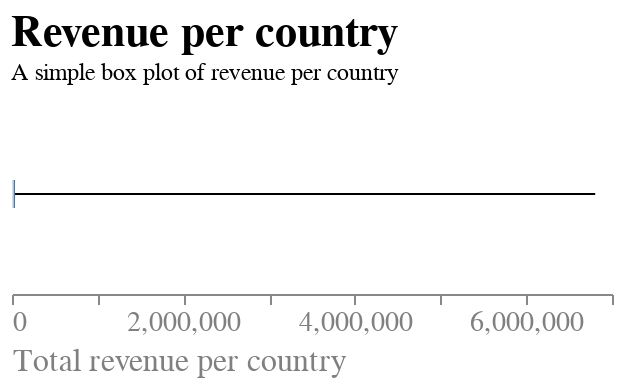

The cell this chart's notebook holds for it:
### Markdown cell above
##### Chart Beschreibung
Bei der folgenden Visualisierung handlet es sich um einen simplen Boxplot, welcher die Verteilung der Gesamtumsätze pro Land in der mittels ".describe()" Funktion ausgegebenen Tabelle visualisiert. Durch das Eliminieren der Gridlinien wird Clutter minimiert. Der Fokus wird durch einen aussagekräftigen Titel und erklärenden Untertitel hergestellt. Das Design ist schlicht und simpel gehalten.

### Code cell
# Nach individuellem Land gruppieren
grouped = df.groupby('Country').agg({'TotalPrice': 'sum'})

print(grouped.describe())

# Boxplot erstellen
boxplot = alt.Chart(grouped).mark_boxplot(extent='min-max').encode(
    x=alt.X("TotalPrice:Q",
            axis=alt.Axis(title = "Total revenue per country",
                        grid=False,
                        labelAngle=0,
                        titleAnchor="start",
    )),
).configure_view(
    strokeWidth=0
).configure_title(
    fontSize=22,
    font="Arial",
    color="black",
    anchor="start"
).configure_axis(
    labelFont="Arial",
    titleFont="Arial",
    labelFontSize=14,
    titleFontSize=16,
    titleFontWeight="normal",
    labelColor="grey",
    titleColor="grey"
).properties(
    title={"text":["Revenue per country"], "subtitle":["A simple box plot of revenue per country"]}, width=300, height=100
)

# Ausgabe des Boxplots
boxplot

### Figure 1 — Vega-Lite specification as saved in the notebook (floating-point values rounded to 4 significant figures)
{"config": {"view": {"continuousWidth": 400, "continuousHeight": 300, "strokeWidth": 0}, "axis": {"labelColor": "grey", "labelFont": "Arial", "labelFontSize": 14, "titleColor": "grey", "titleFont": "Arial", "titleFontSize": 16, "titleFontWeight": "normal"}, "title": {"anchor": "start", "color": "black", "font": "Arial", "fontSize": 22}}, "data": {"name": "data-7b1d9b6e3507c82fbdd340e4ffcc08e1"}, "mark": {"type": "boxplot", "extent": "min-max"}, "encoding": {"x": {"axis": {"grid": false, "labelAngle": 0, "title": "Total revenue per country", "titleAnchor": "start"}, "field": "TotalPrice", "type": "quantitative"}}, "height": 100, "title": {"text": ["Revenue per country"], "subtitle": ["A simple box plot of revenue per country"]}, "width": 300, "$schema": "https://vega.github.io/schema/vega-lite/v4.17.0.json", "datasets": {"data-7b1d9b6e3507c82fbdd340e4ffcc08e1": [{"TotalPrice": 136900.0}, {"TotalPrice": 8698.0}, {"TotalPrice": 548.4}, {"TotalPrice": 36660.0}, {"TotalPrice": 1144.0}, {"TotalPrice": 3115.0}, {"TotalPrice": 20080.0}, {"TotalPrice": 12840.0}, {"TotalPrice": 671.7}, {"TotalPrice": 18040.0}, {"TotalPrice": 251600.0}, {"TotalPrice": 1151.0}, {"TotalPrice": 18300.0}, {"TotalPrice": 181600.0}, {"TotalPrice": 200600.0}, {"TotalPrice": 4426.0}, {"TotalPrice": 4310.0}, {"TotalPrice": 6988.0}, {"TotalPrice": 15280.0}, {"TotalPrice": 35420.0}, {"TotalPrice": 1694.0}, {"TotalPrice": 1661.0}, {"TotalPrice": 1980.0}, {"TotalPrice": 283500.0}, {"TotalPrice": 32290.0}, {"TotalPrice": 6853.0}, {"TotalPrice": 26500.0}, {"TotalPrice": 1002.0}, {"TotalPrice": 131.2}, {"TotalPrice": 9120.0}, {"TotalPrice": 51750.0}, {"TotalPrice": 35170.0}, {"TotalPrice": 51860.0}, {"TotalPrice": 1731.0}, {"TotalPrice": 1865.0}, {"TotalPrice": 6804000.0}, {"TotalPrice": 2661.0}]}}
